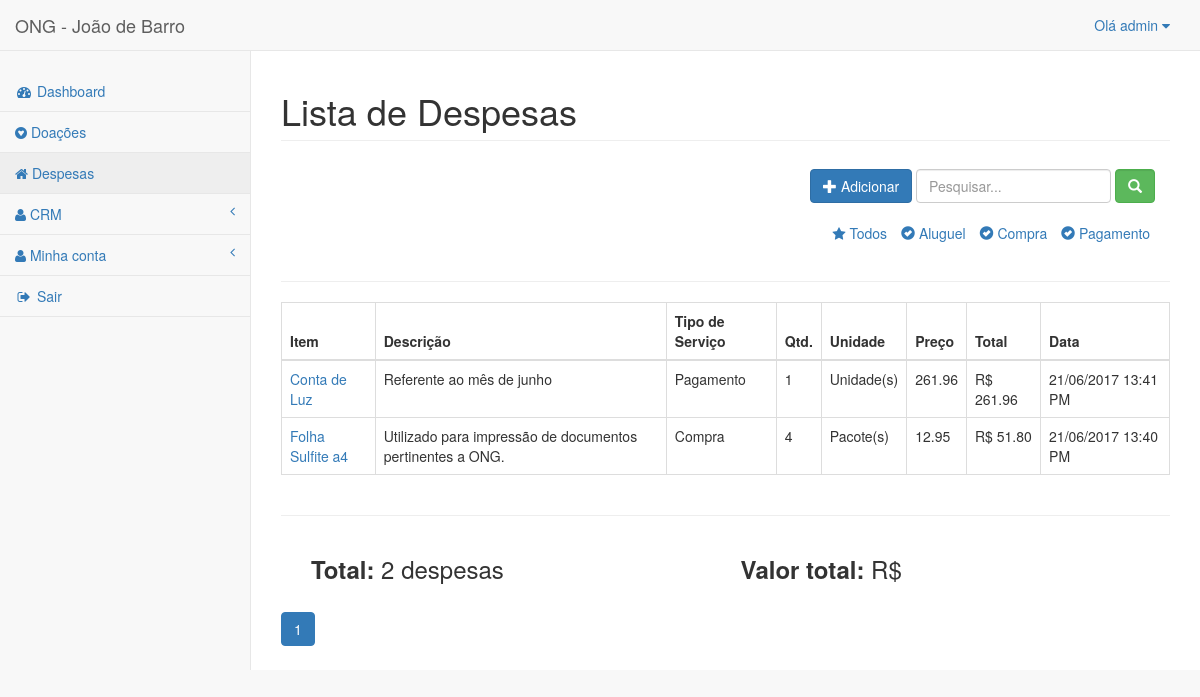
Screenshot of /despesas/ (signed in) with the database file from the repository.
### accounts/models.py (models this page shows, shortened)
class User(AbstractBaseUser, PermissionsMixin):
    username = models.CharField('Usuário', max_length=30, unique=True,
                                validators=[validators.RegexValidator(
                                        re.compile('^[\w.@+-]+$'),
                                        'Informe um nome de usuário válido. '
                                        'Este valor deve conter apenas letras'
                                        ', números e os caracteres: @/./+/-/_'
                                        ' .', 'invalid')
                                ], help_text='Um nome curto que será usado '
                                'para identificá-lo de forma única na plata'
                                'forma.')
    name = models.CharField('Nome', max_length=100, blank=True)
    email = models.EmailField('E-mail', unique=True)
    is_staff = models.BooleanField('Equipe', default=False)
    is_active = models.BooleanField('Ativo', default=True)
    date_joined = models.DateTimeField('Data de Entrada', auto_now_add=True)
    USERNAME_FIELD = 'username'
    REQUIRED_FIELDS = ['email']
    objects = UserManager()
    class Meta:
        verbose_name = 'Usuário'
        verbose_name_plural = 'Usuários'
    def __str__(self):
        return self.name or self.username

### expenses/models.py (models this page shows, shortened)
class Expenses(TimeStampedModel):
    service_type = models.CharField('Tipo de serviço', max_length=12,
                                    choices=EXPENSES_TYPE, default='Compra')
    item = models.CharField('Item', max_length=100, default='')
    description = models.TextField('Descrição', blank=True)
    quantity = models.IntegerField('Quantidade', default=0)
    unit = models.CharField('Unidade', max_length=14, choices=UNIT_TYPE,
                            default='')
    price = models.DecimalField('Preço', max_digits=6, decimal_places=2,
                                default=0)
    @property
    def total(self):
        return self.quantity * self.price
    class Meta:
        ordering = ['service_type']
        verbose_name = 'Despesa'
        verbose_name_plural = 'Despesas'
    def get_absolute_url(self):
        return reverse('expenses:expense_detail', kwargs={'pk': self.pk})

### expenses/views.py (the view)
class ExpensesListView(LoginRequiredMixin, ListView):
    template_name = 'expenses/expenses_list.html'
    context_object_name = 'expenses'
    paginate_by = 10
    def get_queryset(self):
        queryset = Expenses.objects.all().order_by('-created_at')
        q = self.request.GET.get('q', '')
        if q:
            queryset = queryset.filter(
                models.Q(item__icontains=q) |
                models.Q(description__icontains=q)
            )
        elif self.request.GET.get('service_type') == 'Aluguel':
            queryset = queryset.filter(service_type='Aluguel')
        elif self.request.GET.get('service_type') == 'Compra':
            queryset = queryset.filter(service_type='Compra')
        elif self.request.GET.get('service_type') == 'Pagamento':
            queryset = queryset.filter(service_type='Pagamento')
        return queryset

### core/templatetags/pagination.py (called while the page is built)
@register.inclusion_tag('pagination.html')
def pagination(request, paginator, page_obj):
    context = {}
    context['paginator'] = paginator
    context['request'] = request
    context['page_obj'] = page_obj
    getvars = request.GET.copy()
    if 'page' in getvars:
        del getvars['page']
    if len(getvars) > 0:
        context['getvars'] = '&{0}'.format(getvars.urlencode())
    else:
        context['getvars'] = ''
    return context

### expenses/templates/expenses/expenses_list.html (shortened to what this page needs)
{% extends "base.html" %}
{% load pagination %}
{% block spacename %} Lista de Despesas {% endblock spacename %}
{% block container %}
<div class="container-fluid">
  <div class="row">
    <div class="col-md-12">
      <form class="navbar-form navbar-right" action="." method="get">
        <div class="col-md-12">
          <a href="{% url 'expenses:expense_add' %}">
            <button id="new_customer" type="button" class="btn btn-primary">
              <span class="glyphicon glyphicon-plus"></span> Adicionar
            </button>
          </a>
          <form class="navbar-form navbar-left" role="search" action="{% url 'expenses:expense' %}">
  	        <div class="form-group">
	            <input name="q" type="text" class="form-control" placeholder="Pesquisar..." />
              <button type="submit" class="btn btn-success form-control"><span class="glyphicon glyphicon-search"></span></button>
            </div>
          </form>
          <br><br>
          <ul class="list-inline text-right">
            <li><a href="{% url 'expenses:expense' %}"><span class="fa fa-star status-aprovado"></span> Todos</a></li>
            <li><a href="?service_type=Aluguel" name="aluguel"><span class="glyphicon glyphicon-ok-sign ok"></span> Aluguel</a></li>
            <li><a href="?service_type=Compra" name="compra"><span class="glyphicon glyphicon-ok-sign ok"></span> Compra</a></li>
            <li><a href="?service_type=Pagamento" name="pagamento"><span class="glyphicon glyphicon-ok-sign ok"></span> Pagamento</a></li>
          </ul>
        </div>
      </form>
    </div>
    <div class="col-md-12">
      <hr/>
    </div>
    <div class="col-md-12">
      {% if expenses %}
    	<table class="table table-bordered">
    		<thead>
    			<tr>
    				<th>Item</th>
            <th>Descrição</th>
            <th>Tipo de Serviço</th>
            <th>Qtd.</th>
            <th>Unidade</th>
            <th>Preço</th>
            <th>Total</th>
            <th>Data</th>
    			</tr>
    		</thead>
    		<tbody>
          {% for expense in expenses %}
        			<tr>
                  <td><a href="{{ expense.get_absolute_url }}">{{expense.item}}</a></td>
                  <td>{{expense.description}}</td>
                  <td>{{expense.service_type}}</td>
                  <td>{{expense.quantity}}</td>
                  <td>{{expense.unit}}</td>
                  <td>{{expense.price}}</td>
                  <td>R$ {{expense.total}}</td>
                  <td>{{expense.created_at|date:"d/m/Y H:i A"}}</td>
              </tr>
          {% endfor %}
    		</tbody>
    	</table>
      {% else %}
      <p class="alert alert-warning">Sem itens na lista.</p>
    {% endif %}
    </div>
  </div>
  <hr>
  <div class="col-md-12">
    <div class="col-md-6">
      <h3><b>Total:</b> {{ expenses|length }} despesas</h3>
    </div>
    <div class="col-md-6">
      <h3><b>Valor total:</b> R$ {{ expenses.total }}</h3>
    </div>
  </div>
  {% pagination request paginator page_obj%}
</div>
{% endblock %}

### core/templates/base.html (shortened to what this page needs)
<!DOCTYPE html>
{% load static %}
<html lang="pt">
<head>
    <link href="{% static 'bootstrap/css/bootstrap.min.css' %}" rel="stylesheet">
    <link href="{% static 'distt/css/sb-admin-2.min.css' %}" rel="stylesheet">
    <link href="{% static 'font-awesome/css/font-awesome.min.css' %}" rel="stylesheet" type="text/css">
</head>
<body>
  <div id="wrapper">
    <nav class="navbar navbar-default navbar-static-top" role="navigation" style="margin-bottom: 0">
      <div class="navbar-header">
        <a class="navbar-brand" href="index.html">ONG - João de Barro</a>
      </div>
      <ul class="nav navbar-top-links navbar-right">
        <li class="dropdown">
          <a class="dropdown-toggle" data-toggle="dropdown" href="#"> Olá {{ user }} <i class="fa fa-caret-down"></i></a>
        </li>
      </ul>
      <div class="navbar-default sidebar" role="navigation">
        <div class="sidebar-nav navbar-collapse">
          <ul class="nav" id="side-menu">
            <br>
            <li><a href="{% url 'index' %}"><i class="fa fa-dashboard fa-fw"></i> Dashboard </a></li>
            <li><a href="{% url 'donations:donation' %}"><i class="fa fa-gratipay"></i> Doações </a></li>
            <li><a href="{% url 'expenses:expense' %}"><i class="fa fa-home"></i> Despesas </a></li>
            <li><a href="#"><i class="fa fa-user"></i> CRM <span class="fa arrow"></span></a>
            </li>
            <li><a href="#"><i class="fa fa-user"></i> Minha conta <span class="fa arrow"></span></a>
            </li>
            <li><a href="{% url 'logout' %}"><i class="fa fa-sign-out fa-fw"></i> Sair </a></li>
          </ul>
        </div>
      </div>
    </nav>
    <div id="page-wrapper">
        <div class="row">
            <div class="col-lg-12">
                <h1 class="page-header">{% block spacename %}{% endblock spacename %}</h1>
            </div>
        </div>
        <div class="row">
            {% block container %} {% endblock %}
        </div>
    </div>
  </div>
</body>
</html>

### rows the page displays
User: name+username "admin"
Expenses: item "Conta de Luz", description "Referente ao mês de junho", service_type "Pagamento", quantity "1", unit "Unidade(s)", price "261.96", total "261.96", created_at "21/06/2017 13:41 PM"
Expenses: item "Folha Sulfite a4", description "Utilizado para impressão de documentos pertinentes a ONG.", service_type "Compra", quantity "4", unit "Pacote(s)", price "12.95", total "51.80", created_at "21/06/2017 13:40 PM"

### other values shown
{{ expenses|length }} "2"
{{ page }} "1"
